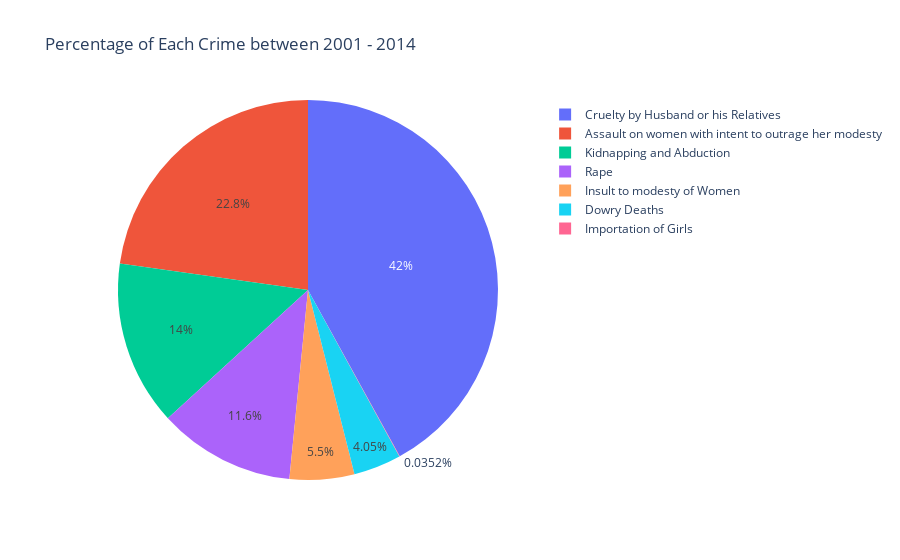

The code cell stored with this chart in its notebook:
### Code cell
fig = px.pie(pd.DataFrame( total_case_all_years.sum(axis=0),columns=['Count']), values='Count', names=pd.DataFrame( total_case_all_years.sum(axis=0)).index, title='Percentage of Each Crime between 2001 - 2014')
fig.show()

### Figure 1 — Plotly figure (JSON) as saved in the notebook; plotly's stock layout.template omitted (floating-point values rounded to 4 significant figures)
{"data": [{"domain": {"x": [0, 1], "y": [0, 1]}, "hovertemplate": "label=%{label}<br>Count=%{value}<extra></extra>", "labels": ["Rape", "Kidnapping and Abduction", "Dowry Deaths", "Assault on women with intent to outrage her modesty", "Insult to modesty of Women", "Cruelty by Husband or his Relatives", "Importation of Girls"], "legendgroup": "", "name": "", "showlegend": true, "type": "pie", "values": [619158, 746198, 215480, 1212258, 292756, 2233888, 1872]}], "layout": {"legend": {"tracegroupgap": 0}, "title": {"text": "Percentage of Each Crime between 2001 - 2014"}}}
